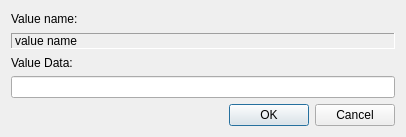
<?xml version="1.0" encoding="UTF-8"?>
<ui version="4.0">
 <class>ChangeRegValueDlg</class>
 <widget class="QDialog" name="ChangeRegValueDlg">
  <property name="geometry">
   <rect>
    <x>0</x>
    <y>0</y>
    <width>406</width>
    <height>137</height>
   </rect>
  </property>
  <property name="minimumSize">
   <size>
    <width>406</width>
    <height>16</height>
   </size>
  </property>
  <property name="baseSize">
   <size>
    <width>406</width>
    <height>132</height>
   </size>
  </property>
  <property name="windowTitle">
   <string>Edit String</string>
  </property>
  <layout class="QGridLayout" name="gridLayout">
   <item row="0" column="0">
    <widget class="QLabel" name="valueNameLB">
     <property name="sizePolicy">
      <sizepolicy hsizetype="Preferred" vsizetype="Preferred">
       <horstretch>0</horstretch>
       <verstretch>0</verstretch>
      </sizepolicy>
     </property>
     <property name="text">
      <string>Value name:</string>
     </property>
    </widget>
   </item>
   <item row="1" column="0" colspan="2">
    <widget class="QLabel" name="valueNameFrame">
     <property name="sizePolicy">
      <sizepolicy hsizetype="Preferred" vsizetype="Preferred">
       <horstretch>0</horstretch>
       <verstretch>0</verstretch>
      </sizepolicy>
     </property>
     <property name="frameShape">
      <enum>QFrame::Panel</enum>
     </property>
     <property name="frameShadow">
      <enum>QFrame::Sunken</enum>
     </property>
     <property name="text">
      <string>value name</string>
     </property>
    </widget>
   </item>
   <item row="2" column="0">
    <widget class="QLabel" name="valueDataLB">
     <property name="sizePolicy">
      <sizepolicy hsizetype="Preferred" vsizetype="Preferred">
       <horstretch>0</horstretch>
       <verstretch>0</verstretch>
      </sizepolicy>
     </property>
     <property name="text">
      <string>Value Data:</string>
     </property>
    </widget>
   </item>
   <item row="3" column="0" colspan="2">
    <widget class="QLineEdit" name="valueDataLE"/>
   </item>
   <item row="4" column="1">
    <widget class="QDialogButtonBox" name="buttonBox">
     <property name="sizePolicy">
      <sizepolicy hsizetype="Preferred" vsizetype="Preferred">
       <horstretch>0</horstretch>
       <verstretch>0</verstretch>
      </sizepolicy>
     </property>
     <property name="orientation">
      <enum>Qt::Horizontal</enum>
     </property>
     <property name="standardButtons">
      <set>QDialogButtonBox::Cancel|QDialogButtonBox::Ok</set>
     </property>
    </widget>
   </item>
  </layout>
 </widget>
 <resources/>
 <connections>
  <connection>
   <sender>buttonBox</sender>
   <signal>accepted()</signal>
   <receiver>ChangeRegValueDlg</receiver>
   <slot>accept()</slot>
   <hints>
    <hint type="sourcelabel">
     <x>248</x>
     <y>254</y>
    </hint>
    <hint type="destinationlabel">
     <x>157</x>
     <y>274</y>
    </hint>
   </hints>
  </connection>
  <connection>
   <sender>buttonBox</sender>
   <signal>rejected()</signal>
   <receiver>ChangeRegValueDlg</receiver>
   <slot>reject()</slot>
   <hints>
    <hint type="sourcelabel">
     <x>316</x>
     <y>260</y>
    </hint>
    <hint type="destinationlabel">
     <x>286</x>
     <y>274</y>
    </hint>
   </hints>
  </connection>
 </connections>
</ui>
